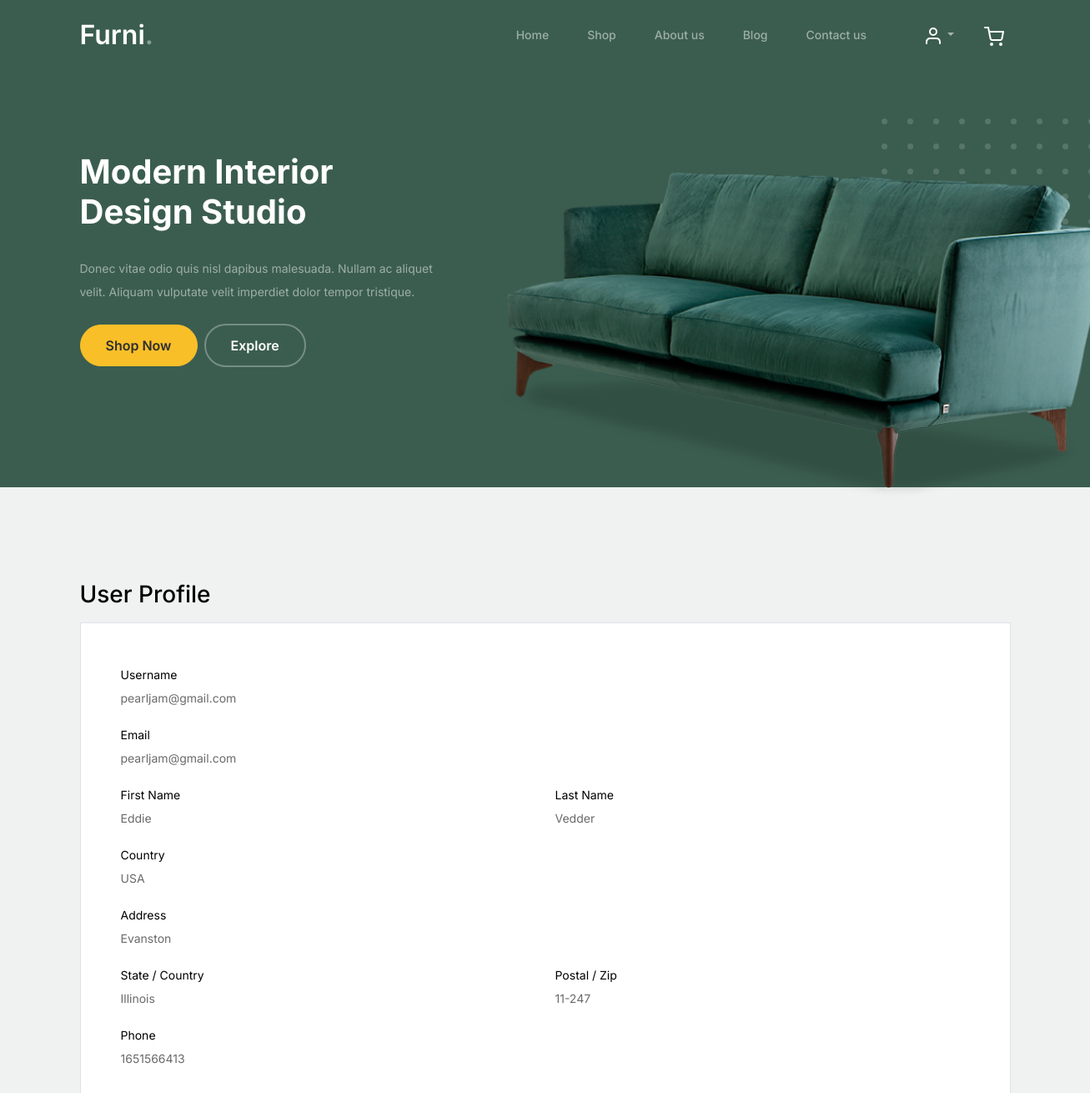
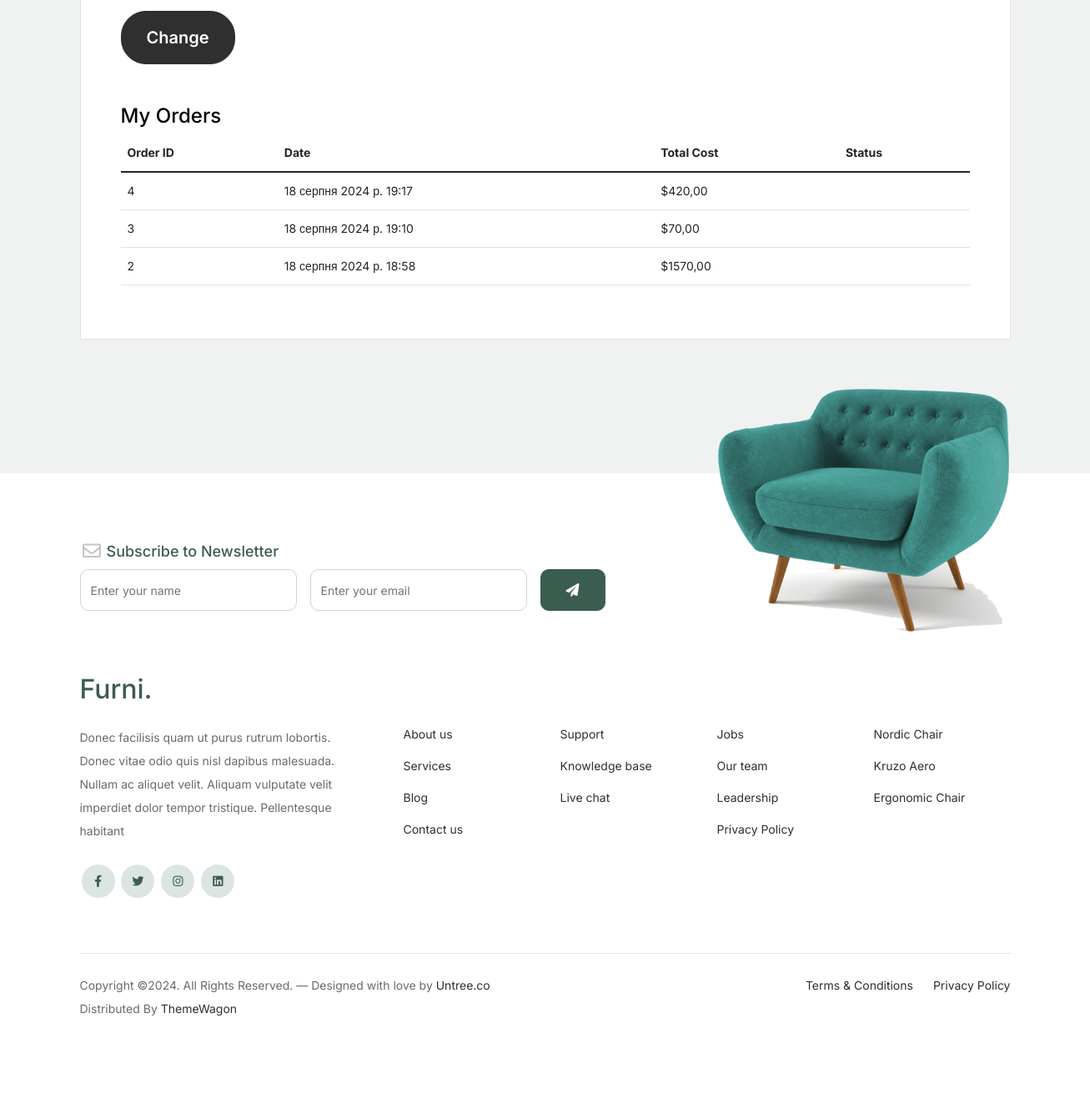
Screenshot of /profile/ (signed in) with the database file from the repository (2 pictures, top to bottom).
### shop/models.py (models this page shows, shortened)
class Profile(models.Model):
    user = models.OneToOneField(User, on_delete=models.CASCADE)
    country = models.CharField(max_length=100, null=True, blank=True)
    address = models.CharField(max_length=255, null=True, blank=True)
    state_country = models.CharField(max_length=100, null=True, blank=True)
    postal_zip = models.CharField(max_length=20, null=True, blank=True)
    phone = models.CharField(max_length=20, null=True, blank=True)

### orders/models.py (models this page shows, shortened)
class Order(models.Model):
    user = models.ForeignKey(User, related_name='orders', on_delete=models.CASCADE, null=True, blank=True)
    first_name = models.CharField(max_length=50)
    last_name = models.CharField(max_length=50)
    email = models.EmailField()
    address = models.CharField(max_length=250)
    country = models.CharField(max_length=100, null=True, blank=True)
    state_country = models.CharField(max_length=100, null=True, blank=True)
    postal_zip = models.CharField(max_length=20, null=True, blank=True)
    phone = models.CharField(max_length=20, null=True, blank=True)
    created = models.DateTimeField(auto_now_add=True)
    updated = models.DateTimeField(auto_now=True)
    paid = models.BooleanField(default=False)
    class Meta:
        ordering = ('-created',)
        verbose_name = 'Заказ'
        verbose_name_plural = 'Заказы'
    def get_total_cost(self):
        return sum(item.get_cost() for item in self.items.all())

class OrderItem(models.Model):  # Изменил OrderItems на OrderItem
    order = models.ForeignKey(Order, related_name='items', on_delete=models.CASCADE)
    product = models.ForeignKey(Product, related_name='order_items', on_delete=models.CASCADE)
    price = models.DecimalField(max_digits=10, decimal_places=2)
    quantity = models.PositiveIntegerField(default=1)
    def get_cost(self):
        return self.price * self.quantity

### shop/views.py (the view)
# urls.py: path('profile/', views.profile, name='profile'),
@login_required
def profile(request):
    user_profile = request.user.profile
    orders = Order.objects.filter(user=request.user)
    context = {
        'user': request.user,
        'profile': user_profile,
        'orders': orders
    }
    return render(request, 'shop/profile.html', context)

### shopping_cart/cart.py (called while the page is built)
    def __len__(self):
        return sum(item['quantity'] for item in self.cart.values())

    def get_total_quantity(self):
        return self.__len__()

### shopping_cart/context_processors.py (called while the page is built)
def cart(request):
    return {'cart': Cart(request)}

### templates/shop/profile.html
{% extends 'shop/base.html' %}
{% load static %}
{% block content %}
<div class="untree_co-section">
  <div class="container">
    <div class="row mb-5">
      <div class="col-md-12">
        <h2 class="h3 mb-3 text-black">User Profile</h2>
        <div class="p-3 p-lg-5 border bg-white">
          <div class="form-group row">
            <div class="col-md-12">
              <label for="username" class="text-black">Username</label>
              <p>{{ user.username }}</p>
            </div>
          </div>
          <div class="form-group row">
            <div class="col-md-12">
              <label for="email" class="text-black">Email</label>
              <p>{{ user.email }}</p>
            </div>
          </div>
          <div class="form-group row">
            <div class="col-md-6">
              <label for="first_name" class="text-black">First Name</label>
              <p>{{ user.first_name }}</p>
            </div>
            <div class="col-md-6">
              <label for="last_name" class="text-black">Last Name</label>
              <p>{{ user.last_name }}</p>
            </div>
          </div>
          <div class="form-group">
            <label for="country" class="text-black">Country</label>
            <p>{{ user.profile.country }}</p>
          </div>
          <div class="form-group row">
            <div class="col-md-12">
              <label for="address" class="text-black">Address</label>
              <p>{{ user.profile.address }}</p>
            </div>
          </div>
          <div class="form-group row">
            <div class="col-md-6">
              <label for="state_country" class="text-black">State / Country</label>
              <p>{{ user.profile.state_country }}</p>
            </div>
            <div class="col-md-6">
              <label for="postal_zip" class="text-black">Postal / Zip</label>
              <p>{{ user.profile.postal_zip }}</p>
            </div>
          </div>
          <div class="form-group row mb-4">
            <div class="col-md-6">
              <label for="phone" class="text-black">Phone</label>
              <p>{{ user.profile.phone }}</p>
            </div>
          </div>
          <div class="form-group">
            <a href="{% url 'shop:update_profile' %}" class="btn btn-black btn-lg py-3 btn-block">Change</a>
          </div>
 <h3 class="h4 text-black mt-5">My Orders</h3>
          {% if orders %}
            <div class="table-responsive">
              <table class="table">
                <thead>
                  <tr>
                    <th>Order ID</th>
                    <th>Date</th>
                    <th>Total Cost</th>
                    <th>Status</th>
                  </tr>
                </thead>
                <tbody>
                  {% for order in orders %}
                  <tr>
                    <td>{{ order.id }}</td>
                    <td>{{ order.created }}</td>
                    <td>${{ order.get_total_cost }}</td>
                    <td>{{ order.get_status_display }}</td>
                  </tr>
                  {% endfor %}
                </tbody>
              </table>
            </div>
          {% else %}
            <p>No orders found.</p>
          {% endif %}
        </div>
      </div>
    </div>
  </div>
</div>
{% endblock %}

### static/shop/css/style.css (style rules this page uses)
body { overflow-x: hidden; position: relative; }
body { font-family: "Inter", sans-serif; font-weight: 400; line-height: 28px; color: #6a6a6a; font-size: 14px; background-color: #eff2f1; }
a { text-decoration: none; -webkit-transition: .3s all ease; -o-transition: .3s all ease; transition: .3s all ease; color: #2f2f2f; text-decoration: underline; }
.btn { font-weight: 600; padding: 12px 30px; border-radius: 30px; color: #ffffff; background: #2f2f2f; border-color: #2f2f2f; }
.untree_co-section { padding: 7rem 0; }

### rows the page displays
Order: id "4", created "18 серпня 2024 р. 19:17", get_total_cost "420,00"
Order: id "3", created "18 серпня 2024 р. 19:10", get_total_cost "70,00"
Order: id "2", created "18 серпня 2024 р. 18:58", get_total_cost "1570,00"

### other values shown
{{ user.username }} "pearljam@gmail.com"
{{ user.email }} "pearljam@gmail.com"
{{ user.first_name }} "Eddie"
{{ user.last_name }} "Vedder"
{{ user.profile.country }} "USA"
{{ user.profile.address }} "Evanston"
{{ user.profile.state_country }} "Illinois"
{{ user.profile.postal_zip }} "11-247"
{{ user.profile.phone }} "1651566413"
